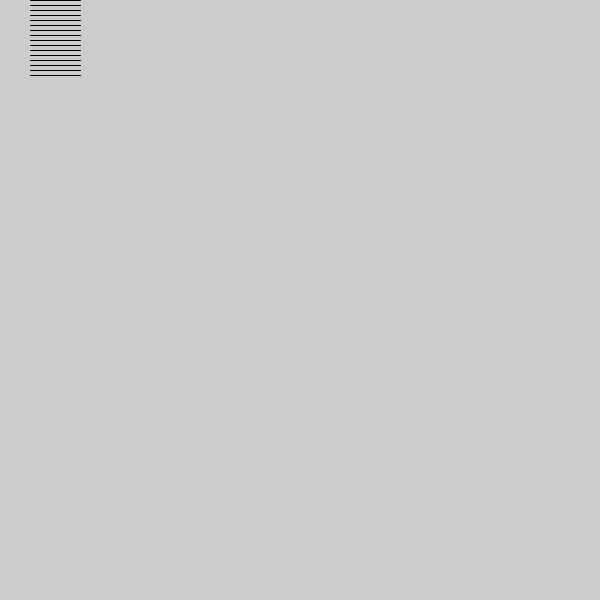
Frame 1 (no input)
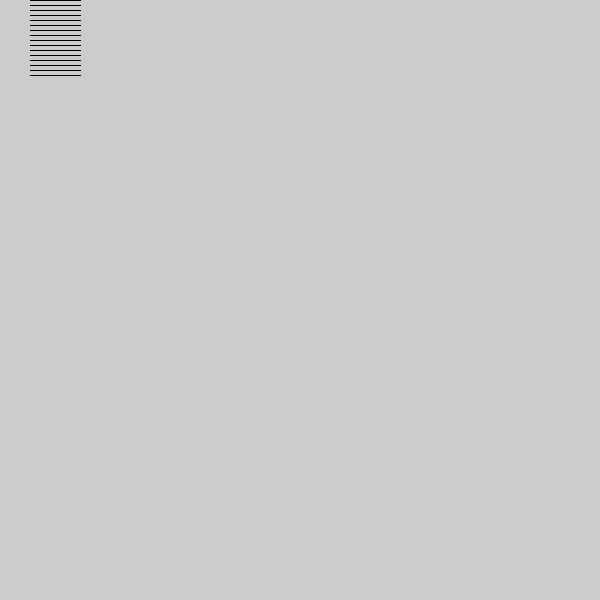
Frame 60 (the mouse pressed at the canvas centre just before this capture)
Frame 120 (the mouse held since frame 60 and released just before this capture): identical to frame 60, image omitted

The Processing sketch that drew these frames (run headless with seeded random() and noise(); from frame 60 on, the mouse is pressed at the canvas centre):

// Processing sketch: test
// ── test.pde
//int i = 0;
//while (i < 80) {
//  line(30, i, 80, i);
//  i = i + 5;
//} 
int i = 0;
void setup(){
size(600,600);
}
void draw(){
for (int i = 0; i < 80; i = i+5) {
  line(30, i,80, i);
   }
}
